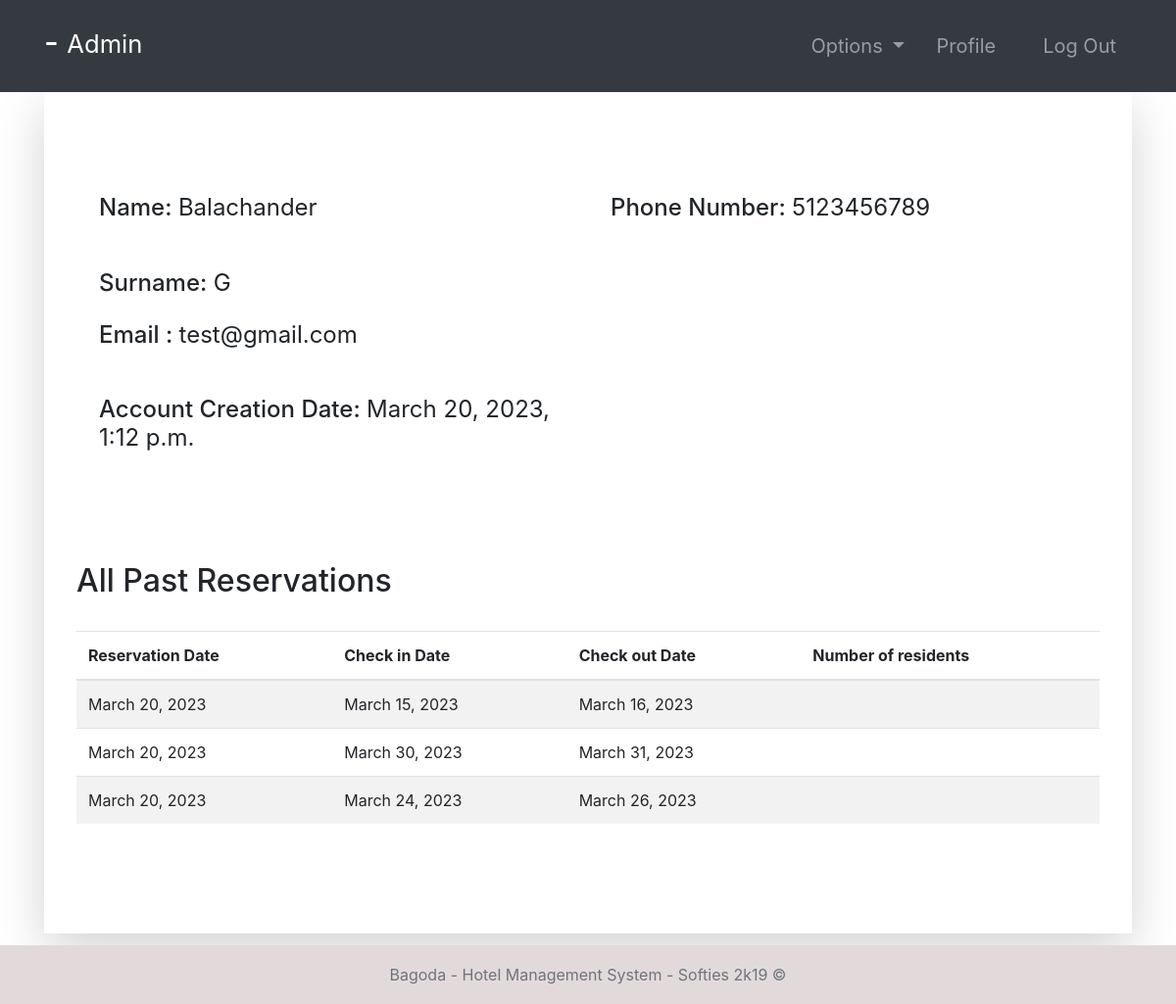
Page /guest-profile/8 (signed in) on the committed database.
### accounts/models.py (models this page shows, shortened)
class Guest(models.Model):
    user = models.OneToOneField(User, null=True, on_delete=models.CASCADE)
    phoneNumber = PhoneNumberField(unique=True)

### room/models.py (models this page shows, shortened)
class Booking(models.Model):
    roomNumber = models.ForeignKey(Room, on_delete=models.CASCADE)
    guest = models.ForeignKey(Guest, null=True, on_delete=models.CASCADE)
    dateOfReservation = models.DateField(default=timezone.now)
    startDate = models.DateField()
    endDate = models.DateField()

### accounts/views.py (the view, shortened to what this page needs)
# urls.py: path('guest-profile/<str:pk>', guest_profile, name="guest-profile"),
@login_required(login_url='login')
def guest_profile(request, pk):
    tempUser = User.objects.get(id=pk)
    guest = Guest.objects.get(user=tempUser)
    role = str(request.user.groups.all()[0])
    path = role + "/"
    eventAttendees = EventAttendees.objects.filter(guest=guest)
    bookings = Booking.objects.filter(guest=guest)
    context = {
        "role": role,
        "guest": guest,
        "eventAttendees": eventAttendees,
        "bookings": bookings
    }
    return render(request, path + "guest-profile.html", context)

### Templates/admin/guest-profile.html
{% extends '../index.html' %}
{% block context %}
{% include '../common_pages/guest-profile.html' %}
{% endblock %}

### Templates/incs/nav.html (shortened to what this page needs)
<nav class="navbar navbar-dark bg-dark navbar-expand-lg py-3 " role="navigation">
    <div class="container">
        <a href="" class="navbar-brand">
            <h2 class="text-capitalize">
                {{ request.user.first_name }} {{ request.user.last_name }} -
                {% if role != "receptionist" %}
                <small>
                    {{ role }}
                </small>
                {% else %}
                <small>
                    Agent
                </small>
                {% endif %}
            </h2>
        </a>
        <div class="collapse navbar-collapse" id="navbarTags">
            <ul class="navbar-nav ml-auto">
                <li class="nav-item dropdown p-2">
                    <a class="nav-link dropdown-toggle" href="#" id="navbarDropdown" role="button"
                        data-toggle="dropdown" aria-haspopup="true" aria-expanded="false">
                        Options
                    </a>
                </li>
                <li class="nav-item mr-3 p-2">
                    {% if role == 'staff' or role == 'receptionist' or role == 'admin' or role == 'manager' %}
                    <a href="{% url 'employee-profile' user.id %}" class="nav-link">Profile</a>
                    {% endif %}
                </li>
                <li class="nav-item p-2 ">
                    <a href="{% url 'logout' %}" class="nav-link">Log Out</a>
                </li>
            </ul>
        </div>
    </div>
</nav>

### Templates/common_pages/guest-profile.html (shortened to what this page needs)
<div class="container">
    <div class="shadow-lg p-5">
        <div class="row mt-5">
            <div class="col-6">
                <form action="" method="POST">
                    <div class="p-2 h4">
                        <span>Name:</span>
                        {% if guest.user.id != request.user.id %}
                        <span class="font-weight-normal">{{guest.user.first_name}} </span>
                        {% else %}
                        <input type="text" class="form-control border border-secondary" id="id_first_name"
                            value="{{guest.user.first_name}}" name="first_name">
                        {% endif %}
                    </div>
                    <br>
                    <div class="p-2 h4">
                        <span>Surname:</span>
                        {% if guest.user.id != request.user.id %}
                        <span class="font-weight-normal"> {{guest.user.last_name}}</span>
                        {% else %}
                        <input type="text" class="form-control border border-secondary" id="id_last_name"
                            value="{{guest.user.last_name}}" name="last_name">
                        {% endif %}
                    </div>
                    <div class="p-2 h4">
                        <span>Email :</span>
                        <span class="font-weight-normal">{{guest.user.email}}</span>
                    </div>
                    <br>
                    <div class="p-2 h4">
                        <span>Account Creation Date:</span>
                        <span class="font-weight-normal">{{guest.user.date_joined}}</span>
                    </div>
                </form>
            </div>
            <div class="col-6">
                <div class="p-2 h4">
                    <span>Phone Number: </span>
                    {% if guest.user.id != request.user.id %}
                    <span class="font-weight-normal">{{guest.phoneNumber}}</span>
                    {% else %}
                    <input type="text" class="form-control border border-secondary" id="id_phoneNumber"
                        value="{{guest.phoneNumber}}" name="phoneNumber">
                    {% endif %}
                </div>
                <br>
            </div>
        </div>
        <br>
        <br>
        <div class="row">
            <div class="table-responsive table-striped my-5">
                <div class="table-header row">
                    <div class="col-sm-12 col-md-12 col-lg-4 mb-4">
                        <h2>All Past Reservations</h2>
                    </div>
                </div>
                <table class="table table-hover">
                    <thead>
                        <tr>
                            <th>Reservation Date</th>
                            <th>Check in Date</th>
                            <th>Check out Date</th>
                            <th>Number of residents</th>
                        </tr>
                    </thead>
                    <tbody>
                        {% for bo in bookings %}
                        <tr>
                            <td>{{bo.dateOfReservation}}</td>
                            <td>{{bo.startDate}}</td>
                            <td>{{bo.endDate}}</td>
                            <td>{{bo.numOfResidents}}</td>
                        </tr>
                        {% endfor %}
                    </tbody>
                </table>
            </div>
        </div>
    </div>
</div>

### static/css/main.css (style rules this page uses)
* { margin: 0; padding: 0; -webkit-font-smoothing: antialiased; }
body { position: relative; }
nav .nav-item { font-size: 20px; }

### rows in the picture
Guest: user.first_name "Balachander", user.last_name "G", user.email "test@gmail.com", user.date_joined "March 20, 2023, 1:12 p.m.", phoneNumber "5123456789"
Booking: dateOfReservation "March 20, 2023", startDate "March 15, 2023", endDate "March 16, 2023"
Booking: dateOfReservation "March 20, 2023", startDate "March 30, 2023", endDate "March 31, 2023"
Booking: dateOfReservation "March 20, 2023", startDate "March 24, 2023", endDate "March 26, 2023"

### other values in the picture
{{ role }} "Admin"
